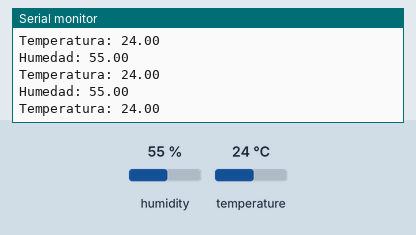
The sketch below on a simulated Arduino Uno, built with avr-gcc and run on an emulated ATmega328P. Shown: the last lines printed to the serial monitor. The test bench sets the inputs (shaded band); at power-on: humidity 55 %, temperature 24 °C.

Above: at 2.8 s.
2.9 s: humidity set to 22 %
At 4.34 s:
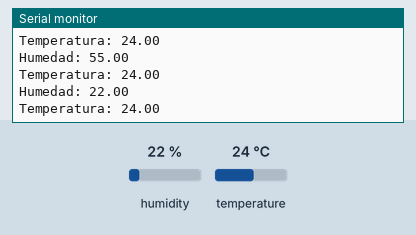
5.6 s: temperature set to 12 °C
At 6.35 s:
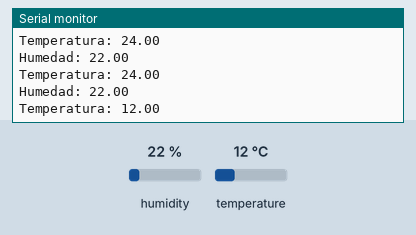
8.3 s: humidity set to 40 %
At 8.36 s:
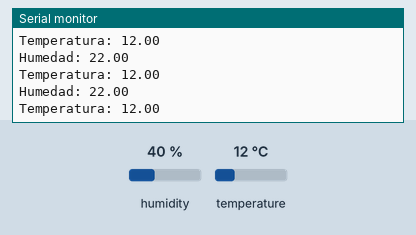
Timing chart, 0 to 11.3 s (numbered marks = the images above; inputs shaded):
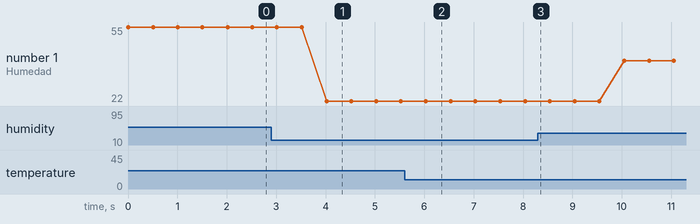

The sketch:

SensorDHT.ino
```cpp
/**
 * SensorDHT.ino - Ejemplo de uso de sensor DHT-22 con la Centralita.
 *
 * Creado el 16/10/2023 por Kevin Rosa - kevin.ingenieria@digitalcodesign.com
 *
 * Envío periódico del valor medido por el sensor a través del monitor serie.
 *
 * Conexiones conectores:
 *   -> Sensor de Lluvia; 1-Vcc, 2-PIN13, 3-PIN32, 4-GND.
 *   -> Sensor Humedad Suelo; 1-Vcc, 2-PIN16, 3-PIN33, 4-GND.
 *   -> Sensor Humedad-Temperatura DHT-22; 1-Vcc, 2-PIN17, 3-NC, 4-GND.
 *   -> Sensor Luminosidad; 1-Vcc, 2-PIN18, 3-PIN34, 4-GND.
 *   -> Conector Analógico-Digital; 1-Vcc, 2-PIN19, 3-PIN35, 4-GND.
 *   -> Conector Digital; 1-Vcc, 2-PIN23, 3-NC, 4-GND.
 *   -> Conector I2C; 1-Vcc, 2-PIN21, 3-PIN22, 4-GND.
 */

#include "DHT.h"

const int pinDigital = 17;

// Inicializamos el objeto del DHT-22
DHT dht22(pinDigital, DHT22);

// Inicialización del sketch
void setup() {

    // Inicialización comunicación serial
    Serial.begin(9600);

    // Inicialización sensor DHT-22
    dht22.begin();

}

// Bucle princiapl del sketch
void loop() {

    float humedad = dht22.readHumidity();
    float temperatura = dht22.readTemperature();

    Serial.print("Humedad: ");
    Serial.println(humedad);
    Serial.print("Temperatura: ");
    Serial.println(temperatura);
    Serial.println();

    delay(500);

}
```

Measured:
- after the input at 2.9 s, the serial monitor: prints a new line after 1.1 s (image 1)
- after the input at 5.6 s, the serial monitor: prints a new line after 0.45 s (image 2)
- plotted number 1: 55 → 22 after the input at 2.9 s, 22 → 40 after the input at 8.3 s
